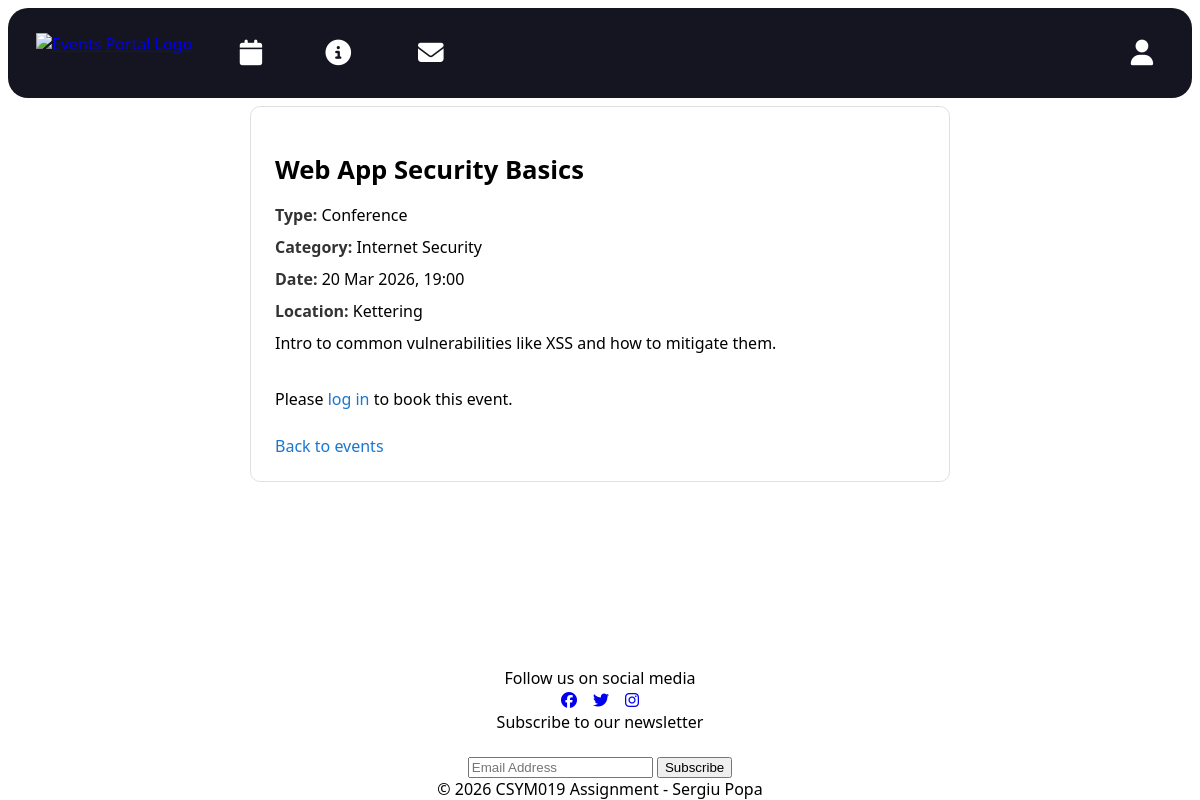
Page /events/show/3 on the committed database.
### tables this page shows
CREATE TABLE IF NOT EXISTS events (
  eventid INT AUTO_INCREMENT PRIMARY KEY,
  category VARCHAR(255) NOT NULL,
  event_type VARCHAR(50) NOT NULL,
  title VARCHAR(255) NOT NULL,
  description TEXT NOT NULL,
  event_date DATETIME NOT NULL,
  location VARCHAR(255) NOT NULL,
  image_path VARCHAR(255) DEFAULT NULL,
  created_at TIMESTAMP DEFAULT CURRENT_TIMESTAMP
);

### src/framework/Application.php (called while the page is built, shortened)
<?php
class Application
{
    private Router $router;
    public function __construct(Router $router)
    {
        $this->router = $router;
    }
    public function run(): void
    {
        $path = parse_url($_SERVER['REQUEST_URI'], PHP_URL_PATH);
        $route = trim($path ?? '', '/');
        $parts = explode('/', $route);
        $controllerName = $parts[0] ?? 'home';
        $action = $parts[1] ?? 'index';
        $params = array_slice($parts, 2);
        $controller = $this->router->getController($controllerName);
        $page = $controller->$action(...$params);
        $variables = $page['variables'] ?? [];
        $content = $this->render(
            __DIR__ . '/../pages/' . $page['template'],
            $variables
        );
        require __DIR__ . '/../pages/layout.html.php';
    }
    private function render(string $file, array $variables = []): string
    {
        extract($variables);
        require $file;
        return ob_get_clean();
    }
}

### src/index.php (called while the page is built, shortened)
<?php
require_once __DIR__ . '/vendor/autoload.php';
require_once __DIR__ . '/autoload.php';
$router = new framework\Router();
$app = new framework\Application($router);
$app->run();

### src/controllers/EventController.php (called while the page is built, shortened)
<?php
class EventController
{
    private EventTable $events;
    public function __construct()
    {
        $this->events = new EventTable();
    }
    public function show(int $id): array
    {
        $event = $this->events->findById($id);
        $alreadyBooked = false;
        return [
            'title' => $event->title,
            'template' => 'event.html.php',
            'styles' => ['event.css'],
            'scripts' => ['booking.js'],
            'variables' => [
                'event' => $event,
                'alreadyBooked' => $alreadyBooked
            ]
        ];
    }
}

### src/autoload.php (called while the page is built, shortened)
<?php
spl_autoload_register(function (string $class) {
    $baseDir = __DIR__ . '/';
    $file = $baseDir . str_replace('\\', '/', $class) . '.php';
});

### src/framework/Database.php (called while the page is built, shortened)
<?php
class Database
{
    private static ?PDO $connection = null;
    public static function getConnection(): PDO
    {
        if (self::$connection === null) {
            $host = 'db';
            $db   = 'csym019_db';
            $user = 'csym019_user';
            $pass = 'csym019_pass';
            try {
                self::$connection = new PDO(
                    "mysql:host=$host;dbname=$db;charset=utf8mb4",
                    $user,
                    $pass
                );
                self::$connection->setAttribute(
                    PDO::ATTR_ERRMODE,
                    PDO::ERRMODE_EXCEPTION
                );
                self::$connection->setAttribute(
                    PDO::ATTR_DEFAULT_FETCH_MODE,
                    PDO::FETCH_ASSOC
                );
            } catch (PDOException $e) {
                die('Database connection failed: ' . $e->getMessage());
            }
        }
        return self::$connection;
    }
}

### src/models/EventTable.php (called while the page is built, shortened)
<?php
class EventTable
{
    private DatabaseHelper $table;
    public function __construct()
    {
        $this->table = new DatabaseHelper(
            Database::getConnection(),
            'events',
            'eventid',
            EventModel::class
        );
    }
    public function findById(int $eventid): object|false
    {
        return $this->table->find('eventid', $eventid);
    }
}

### src/framework/DatabaseHelper.php (called while the page is built, shortened)
<?php
class DatabaseHelper
{
    private PDO $pdo;
    private string $table;
    private string $className;
    public function __construct(
        PDO $pdo,
        string $table,
        string $primaryKey,
        string $className = 'stdClass'
    ) {
        $this->pdo = $pdo;
        $this->table = $table;
        $this->className = $className;
    }
    public function find(string $field, mixed $value): object|false
    {
        $stmt = $this->pdo->prepare(
            "SELECT * FROM {$this->table} WHERE {$field} = :value"
        );
        $stmt->execute([
            'value' => $value
        ]);
        $stmt->setFetchMode(PDO::FETCH_CLASS, $this->className);
        return $stmt->fetch();
    }
}

### src/pages/event.html.php (the view, shortened to what this page needs)
<section class="single-event">
    <h1 class="event-title"><?= htmlspecialchars($event->title) ?></h1>
    <p><strong>Type:</strong> <?= htmlspecialchars($event->event_type) ?></p>
    <p><strong>Category:</strong> <?= htmlspecialchars($event->category) ?></p>
    <p><strong>Date:</strong> <?= date('d M Y, H:i', strtotime($event->event_date)) ?></p>
    <p><strong>Location:</strong> <?= htmlspecialchars($event->location) ?></p>
    <p><?= nl2br(htmlspecialchars($event->description)) ?></p>
    <?php if (!isset($_SESSION['user'])): ?>
        <p>Please <a href="/account">log in</a> to book this event.</p>
    <?php elseif (strtotime($event->event_date) < time()): ?>
        <p>This event has already ended.</p>
    <?php elseif ($alreadyBooked): ?>
        <p>You have already booked this event.</p>
    <?php endif; ?>
    <a href="/events">Back to events</a>
</section>

### src/styles/global.css (style rules this page uses)
:root { --bg: #ffffff; }
body { margin: 0; font-family: system-ui, -apple-system, Segoe UI, Roboto, Arial, sans-serif; background: var(--bg); }
* { box-sizing: border-box; }

### src/styles/layout.css (style rules this page uses)
:root { --nav-pad: 0.75rem; --nav-gap: 0.75rem; --icon-size: 1.6rem; --logo-height: 2.5rem; }
body { display: grid; grid-template-rows: auto 1fr auto; min-height: 100vh; margin: 0; }

### src/styles/cards.css (style rules this page uses)
:root { --card-panel-color: #151521; --card-text-color: #f4f4f7; --card-secondary-color: #b8b8c6; --card-border-color: rgba(255, 255, 255, 0.1); --card-radius-size: 16px; --card-gap: clamp(12px, 2vw, 20px); --card-pad: clamp(14px, 2vw, 18px); }

### src/styles/event.css (style rules this page uses)
.event-title { margin-bottom: 1rem; font-size: 1.6rem; font-weight: 700; }
.single-event { max-width: 700px; margin: 0 auto; padding: 1.5rem; border: 1px solid #e0e0e0; border-radius: 10px; background-color: #ffffff; }
.single-event p { margin: 0.5rem 0; line-height: 1.5; }
.single-event strong { color: #333; }
.single-event p:last-of-type { margin-top: 1rem; }
.single-event a { display: inline-block; margin-top: 1rem; text-decoration: none; color: #1976d2; }

### rows in the picture
events: title "Web App Security Basics", event_type "Conference", category "Internet Security", event_date "20 Mar 2026, 19:00", location "Kettering", description "Intro to common vulnerabilities like XSS and how to mitigate them."
